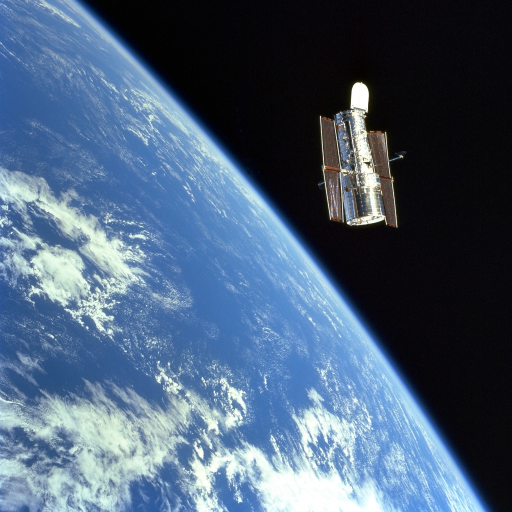
#> input picture data/hubble_1024x1024.jpg, 1024 x 1024 px (shown at 1/2 size); its folder holds only this picture in this run
$ python main.py
#> lines starting #> are read from the running program, lines starting #| are printed output that depends on the picture
#
# SPDX-License-Identifier: GPL-3.0-only
#
# Author: Alessio Bugetti <alessiobugetti98@gmail.com>
#

import os
import numpy as np
import cv2
import pycuda.driver as cuda
import pycuda.autoinit
from pycuda.compiler import SourceModule
import time

BLOCK_SIZE = 512
NUM_BINS = 256
NUM_ITERATIONS = 1000

def sequential_histogram_equalization(input_image):
    if input_image.ndim != 2:
        raise ValueError("The input image must be in grayscale (2 dimensions)")
    pixel_count = input_image.size

    histogram = np.zeros(NUM_BINS, dtype=np.int32)

    for pixel in input_image.flatten():
        histogram[pixel] += 1

    cdf = np.empty_like(histogram)
    cdf[0] = histogram[0]
    for i in range(1, len(histogram)):
        cdf[i] = cdf[i - 1] + histogram[i]

    cdf_min = cdf[cdf > 0].min()
    cdf_normalized = (cdf - cdf_min) * (NUM_BINS - 1) / (pixel_count - cdf_min)
    cdf_normalized = np.round(cdf_normalized).astype(np.uint8)

    output_image = cdf_normalized[input_image]

    return output_image


def cuda_histogram_equalization(input_image, scan_type):
    if input_image.ndim != 2:
        raise ValueError("The input image must be in grayscale (2 dimensions)")

    pixel_count = input_image.size

    output_image = np.zeros_like(input_image, dtype=np.uint8)

    histogram = np.zeros(NUM_BINS, dtype=np.uint32)
    cdf = np.zeros(NUM_BINS, dtype=np.uint32)

    try:
        with open("../c++/kernel.cu", 'r') as f:
            cuda_code = f.read()
    except FileNotFoundError:
        print("Error: kernel.cu file not found")
        return

    module = SourceModule(cuda_code)

    calculate_histogram = module.get_function("CalculateHistogram")
    kogge_stone_scan = module.get_function("KoggeStoneScan")
    kogge_stone_scan_double_buffer = module.get_function("KoggeStoneScanDoubleBuffer")
    brent_kung_scan = module.get_function("BrentKungScan")
    normalize_cdf = module.get_function("NormalizeCdf")
    equalize_histogram = module.get_function("EqualizeHistogram")

    device_input = cuda.mem_alloc(input_image.nbytes)
    device_output = cuda.mem_alloc(output_image.nbytes)
    device_histogram = cuda.mem_alloc(histogram.nbytes)
    device_cdf = cuda.mem_alloc(cdf.nbytes)

    cuda.memcpy_htod(device_input, input_image)
    cuda.memcpy_htod(device_histogram, histogram)

    grid_dim = ((pixel_count + BLOCK_SIZE - 1) // BLOCK_SIZE // 4, 1, 1)

    calculate_histogram(
        device_input, device_histogram, np.uint32(pixel_count),
        block=(BLOCK_SIZE, 1, 1), grid=grid_dim
    )

    if scan_type == 'KoggeStone':
        kogge_stone_scan(
            device_cdf, device_histogram,
            block=(NUM_BINS, 1, 1), grid=(1, 1, 1)
        )
    elif scan_type == 'KoggeStoneDoubleBuffer':
        kogge_stone_scan_double_buffer(
            device_cdf, device_histogram,
            block=(NUM_BINS, 1, 1), grid=(1, 1, 1)
        )
    elif scan_type == 'BrentKung':
        brent_kung_scan(
            device_cdf, device_histogram,
            block=(NUM_BINS//2, 1, 1), grid=(1, 1, 1)
        )
    else:
        raise ValueError("Invalid scan type specified")

    normalize_cdf(
        device_cdf, np.uint32(pixel_count),
        block=(NUM_BINS, 1, 1), grid=(1, 1, 1)
    )

    equalize_histogram(
        device_output, device_input, device_cdf, np.uint32(pixel_count),
        block=(BLOCK_SIZE, 1, 1), grid=grid_dim
    )

    cuda.memcpy_dtoh(output_image, device_output)

    device_histogram.free()
    device_cdf.free()
    device_input.free()
    device_output.free()

    return output_image


if __name__ == "__main__":
    data_directory = "../data/"

    for file_name in os.listdir(data_directory):
        image_path = os.path.join(data_directory, file_name)
        input_image = cv2.imread(image_path, cv2.IMREAD_GRAYSCALE)
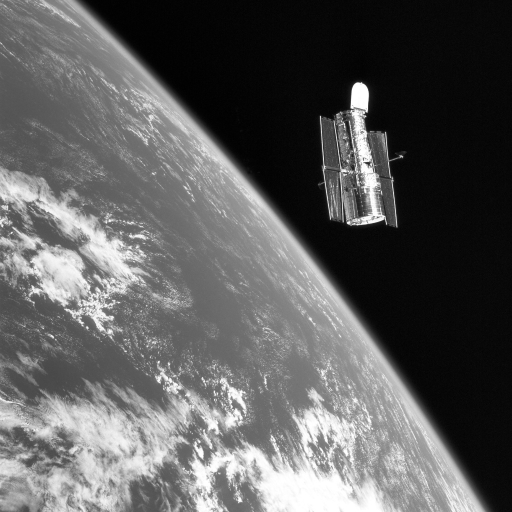
#> input_image: shape (1024, 1024) (shown at 1/2 size); min 0, max 255, mean 92.6

        # Warm-up
        for i in range(10):
#> (the run stopped early here; a loop or call above may not have finished)
